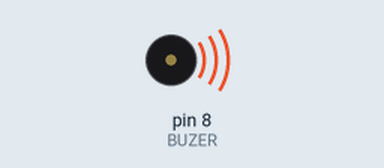
This sketch was run on a simulated Arduino Uno, built with avr-gcc and run on an emulated ATmega328P. On the bench: buzzer (waves = sounding).

Above: at 0.05 s.
Timing chart, 0 to 3.0 s (numbered marks = the images above):
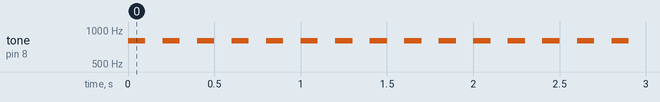

The sketch:

Buzeur.ino
```cpp
#define BUZER 8
void setup() {

  pinMode(BUZER,OUTPUT);

}

void loop() {

  tone(BUZER,800);
  delay(100);
  noTone(BUZER);
  delay(100);

}
```

Measured:
- by itself, tone on pin 8 (BUZER): alternates 800 Hz for 0.10 s and silent for 0.10 s
